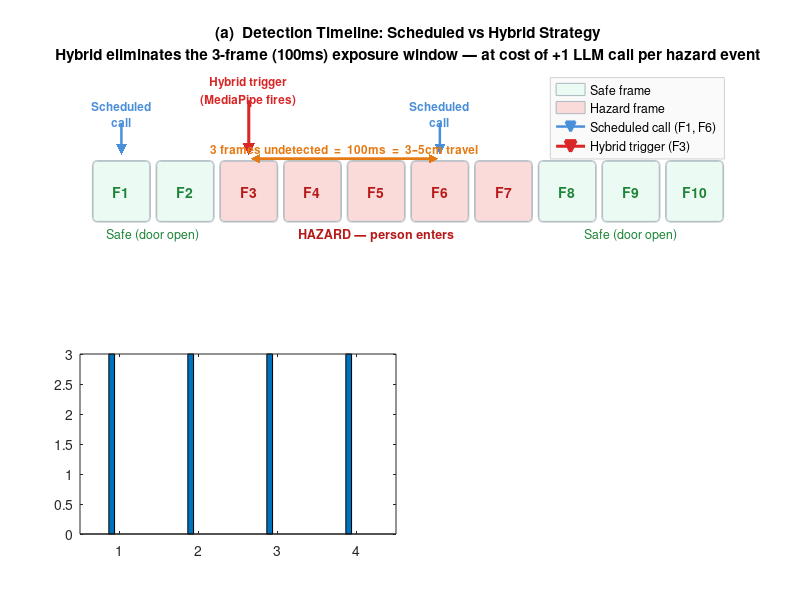

Write the MATLAB code that produced this figure. (Note: this script raises an error after producing the figure.)
%% plot_G2_fig1_fig3.m
% G2 — Three-panel figure  (2 × 1, with bottom half split into (b) and (c))
%
% Top     (a): Detection Timeline — 10-frame conceptual diagram
%              Scheduled fires at F1 & F6; Hybrid fires at F3
%              3-frame undetected exposure window highlighted
% Bottom-L (b): Frames Late to Detect Hazard  (grouped bar, per model)
% Bottom-R (c): LLM Calls per Sequence        (grouped bar, per model)
%
% Data source: G2_runs_20260524_232234.csv  (latest run)
%
% Key finding: Hybrid eliminates 3-frame (100ms) detection lag at cost of +1 LLM call

clear; clc; close all;

%% ── Data ─────────────────────────────────────────────────────────────────────
% Means from G2_runs_20260524_232234.csv — deterministic, identical across models
%   Scheduled: frames_late = 3, llm_calls = 2
%   Hybrid   : frames_late = 0, llm_calls = 3

modelLabels = {'Claude','GPT-4o','GPT-4o-mini','Gemini'};
stratLabels = {'Scheduled','Hybrid'};

%         [scheduled, hybrid]  — same for all 4 models
FramesLate = [3, 0;   % Claude
              3, 0;   % GPT-4o
              3, 0;   % GPT-4o-mini
              3, 0];  % Gemini

LLMCalls   = [2, 3;   % Claude
              2, 3;   % GPT-4o
              2, 3;   % GPT-4o-mini
              2, 3];  % Gemini

stratColors = [0.58 0.65 0.65;   % Scheduled — grey
               0.30 0.72 0.40];  % Hybrid    — green

%% ── Layout constants  [left  bottom  width  height] ─────────────────────────
LFT  = 0.10;
WID  = 0.82;
PHGT = 0.30;
BOT2 = 0.11;
GAP  = 0.18;
BOT1 = BOT2 + PHGT + GAP;   % = 0.59  (bottom of panel a)

HWID = (WID - 0.03) / 2;    % = 0.395 (half-width for b / c)
LGAP = 0.03;                 % gap between b and c

%% ── Figure ───────────────────────────────────────────────────────────────────
fig = figure('Name','G2 — Detection Strategy Analysis', ...
             'Position',[80 60 1150 880]);

%% ══════════════════════════════════════════════════════════════════════════════
%% Panel (a) — Detection Timeline  (axis off, conceptual diagram)
%% ══════════════════════════════════════════════════════════════════════════════
ax1 = axes('Position',[LFT BOT1 WID PHGT]);
hold on;

safeColor   = [0.92 0.98 0.95];   % pale green
hazardColor = [0.98 0.86 0.85];   % pale red
SCENE = [1 1 2 2 2 2 2 1 1 1];   % 1 = safe, 2 = hazard

% ── Frame boxes ──────────────────────────────────────────────────────────────
for f = 1:10
    if SCENE(f) == 1
        fc = safeColor;   tc = [0.12 0.52 0.22];
    else
        fc = hazardColor; tc = [0.72 0.10 0.10];
    end
    rectangle('Position',[f - 0.45, 0.10, 0.90, 0.80], ...
              'Curvature',0.15,'FaceColor',fc, ...
              'EdgeColor',[0.70 0.74 0.77],'LineWidth',1.2);
    text(f, 0.50, sprintf('F%d',f), ...
         'HorizontalAlignment','center','VerticalAlignment','middle', ...
         'FontSize',10,'FontWeight','bold','Color',tc);
end

% ── Scene labels below frames ─────────────────────────────────────────────────
text(1.5, -0.07, 'Safe (door open)',        'HorizontalAlignment','center', ...
     'FontSize',9,'Color',[0.12 0.52 0.22]);
text(5.0, -0.07, 'HAZARD — person enters',  'HorizontalAlignment','center', ...
     'FontSize',9,'Color',[0.72 0.10 0.10],'FontWeight','bold');
text(9.0, -0.07, 'Safe (door open)',         'HorizontalAlignment','center', ...
     'FontSize',9,'Color',[0.12 0.52 0.22]);

% ── Scheduled call arrows at F1 and F6  (blue, pointing downward) ─────────────
scCol = [0.29 0.56 0.85];
for f = [1 6]
    plot([f f], [1.05 1.40], '-', 'Color',scCol,'LineWidth',1.8);
    plot(f, 1.05, 'v', 'MarkerFaceColor',scCol,'MarkerEdgeColor','none','MarkerSize',8);
    text(f, 1.52, sprintf('Scheduled\ncall'), 'HorizontalAlignment','center', ...
         'FontSize',8.5,'Color',scCol,'FontWeight','bold');
end

% ── Hybrid trigger arrow at F3  (red, taller) ────────────────────────────────
htCol = [0.85 0.15 0.15];
plot([3 3], [1.05 1.70], '-', 'Color',htCol,'LineWidth',2.2);
plot(3, 1.05, 'v','MarkerFaceColor',htCol,'MarkerEdgeColor','none','MarkerSize',9);
text(3, 1.82, {'Hybrid trigger';'(MediaPipe fires)'}, ...
     'HorizontalAlignment','center','FontSize',8.5,'Color',htCol,'FontWeight','bold');

% ── 3-frame exposure window: double-headed arrow F3 → F6 ─────────────────────
exCol = [0.90 0.48 0.08];
plot([3.10 5.90], [0.93 0.93], '-','Color',exCol,'LineWidth',2.0);
plot(3.10, 0.93, '<','MarkerFaceColor',exCol,'MarkerEdgeColor','none','MarkerSize',7);
plot(5.90, 0.93, '>','MarkerFaceColor',exCol,'MarkerEdgeColor','none','MarkerSize',7);
text(4.5, 0.99, {'3 frames undetected  =  100ms  =  3–5cm travel'}, ...
     'HorizontalAlignment','center','VerticalAlignment','bottom', ...
     'FontSize',8.5,'Color',exCol,'FontWeight','bold');

% ── Legend (inline, top-right) ───────────────────────────────────────────────
hp1 = patch(NaN,NaN,safeColor,  'EdgeColor',[0.70 0.74 0.77],'LineWidth',0.8);
hp2 = patch(NaN,NaN,hazardColor,'EdgeColor',[0.70 0.74 0.77],'LineWidth',0.8);
hl1 = plot(NaN,NaN,'-v','Color',scCol,'MarkerFaceColor',scCol, ...
           'LineWidth',1.8,'MarkerSize',7);
hl2 = plot(NaN,NaN,'-v','Color',htCol,'MarkerFaceColor',htCol, ...
           'LineWidth',2.2,'MarkerSize',8);
legend([hp1,hp2,hl1,hl2], ...
       {'Safe frame','Hazard frame','Scheduled call (F1, F6)','Hybrid trigger (F3)'}, ...
       'Location','northeast','FontSize',9,'Box','on', ...
       'EdgeColor',[0.82 0.82 0.82],'Color',[0.98 0.98 0.98]);

xlim([0.35 10.65]);
ylim([-0.22 2.15]);
axis off;

annotation('textbox',[LFT, BOT1+PHGT+0.005, WID, 0.055], ...
    'String',{'\bf(a)  Detection Timeline: Scheduled vs Hybrid Strategy'; ...
              'Hybrid eliminates the 3-frame (100ms) exposure window — at cost of +1 LLM call per hazard event'}, ...
    'FontSize',11,'EdgeColor','none', ...
    'HorizontalAlignment','center','VerticalAlignment','bottom', ...
    'FitBoxToText','off');

hold off;

%% ══════════════════════════════════════════════════════════════════════════════
%% Panel (b) — Frames Late  (bottom-left)
%% ══════════════════════════════════════════════════════════════════════════════
ax2 = axes('Position',[LFT, BOT2, HWID, PHGT]);

bh2 = bar(1:4, FramesLate, 0.52);
for k = 1:2
    bh2(k).FaceColor = stratColors(k,:);
    bh2(k).FaceAlpha = 0.87;
    bh2(k).EdgeColor = 'none';
end
hold on;

% Value labels above bars
nBars  = 2;  bwFL = 0.52;
offFL  = linspace(-(nBars-1)/2, (nBars-1)/2, nBars) * (bwFL/nBars);
for m = 1:4
    for s = 1:2
        val = FramesLate(m,s);
        text(m + offFL(s), val + 0.10, sprintf('%d',val), ...
             'HorizontalAlignment','center','FontSize',10.5,'FontWeight','bold', ...
             'Color',[0.15 0.15 0.15]);
    end
end

% Footnote inside axes (units = normalized)
text(0.50, -0.13, '3 frames = 100ms at 30fps  =  3–5cm travel at 0.3–0.5 m/s', ...
     'Units','normalized','HorizontalAlignment','center', ...
     'FontSize',8.5,'Color',[0.90 0.48 0.08],'FontAngle','italic');

set(ax2,'XTick',1:4,'XTickLabel',modelLabels,'FontSize',10);
ylim([0 5]);
ax2.YTick = 0:1:5;
ylabel('Mean Frames Late','FontSize',11);
ax2.YGrid='on'; ax2.XGrid='off';
ax2.GridAlpha=0.28; ax2.GridLineStyle='--'; ax2.Box='off';

annotation('textbox',[LFT, BOT2+PHGT+0.005, HWID, 0.055], ...
    'String','\bf(b)  Frames Late to Detect Hazard', ...
    'FontSize',11,'EdgeColor','none', ...
    'HorizontalAlignment','center','VerticalAlignment','bottom', ...
    'FitBoxToText','off');

hold off;

%% ══════════════════════════════════════════════════════════════════════════════
%% Panel (c) — LLM Calls  (bottom-right)
%% ══════════════════════════════════════════════════════════════════════════════
ax3 = axes('Position',[LFT + HWID + LGAP, BOT2, HWID, PHGT]);

bh3 = bar(1:4, LLMCalls, 0.52);
for k = 1:2
    bh3(k).FaceColor = stratColors(k,:);
    bh3(k).FaceAlpha = 0.87;
    bh3(k).EdgeColor = 'none';
end
hold on;

% Value labels above bars
for m = 1:4
    for s = 1:2
        val = LLMCalls(m,s);
        text(m + offFL(s), val + 0.10, sprintf('%d',val), ...
             'HorizontalAlignment','center','FontSize',10.5,'FontWeight','bold', ...
             'Color',[0.15 0.15 0.15]);
    end
end

% Footnote inside axes
text(0.50, -0.13, '+1 LLM call per hazard event  —  Gemini cost: +$0.00012 per trigger', ...
     'Units','normalized','HorizontalAlignment','center', ...
     'FontSize',8.5,'Color',[0.35 0.35 0.35],'FontAngle','italic');

set(ax3,'XTick',1:4,'XTickLabel',modelLabels,'FontSize',10);
ylim([0 5]);
ax3.YTick = 0:1:5;
ylabel('Mean LLM Calls','FontSize',11);
ax3.YGrid='on'; ax3.XGrid='off';
ax3.GridAlpha=0.28; ax3.GridLineStyle='--'; ax3.Box='off';

annotation('textbox',[LFT + HWID + LGAP, BOT2+PHGT+0.005, HWID, 0.055], ...
    'String','\bf(c)  LLM Calls per Sequence', ...
    'FontSize',11,'EdgeColor','none', ...
    'HorizontalAlignment','center','VerticalAlignment','bottom', ...
    'FitBoxToText','off');

hold off;

%% ── Common legend for bar charts (b) & (c) — sits in the gap ────────────────
axLeg = axes('Position',[0 0 1 1],'Visible','off','HandleVisibility','off');
hold(axLeg,'on');
hD = gobjects(1,2);
for k = 1:2
    hD(k) = patch(NaN,NaN,stratColors(k,:), ...
                  'FaceAlpha',0.87,'EdgeColor','none','Parent',axLeg);
end
lgd = legend(axLeg, hD, stratLabels, ...
             'Orientation','horizontal','FontSize',10,'Box','off');
lgd.Units    = 'normalized';
lgd.Position = [0.40, BOT2+PHGT+GAP*0.52, 0.20, 0.04];
hold off;
